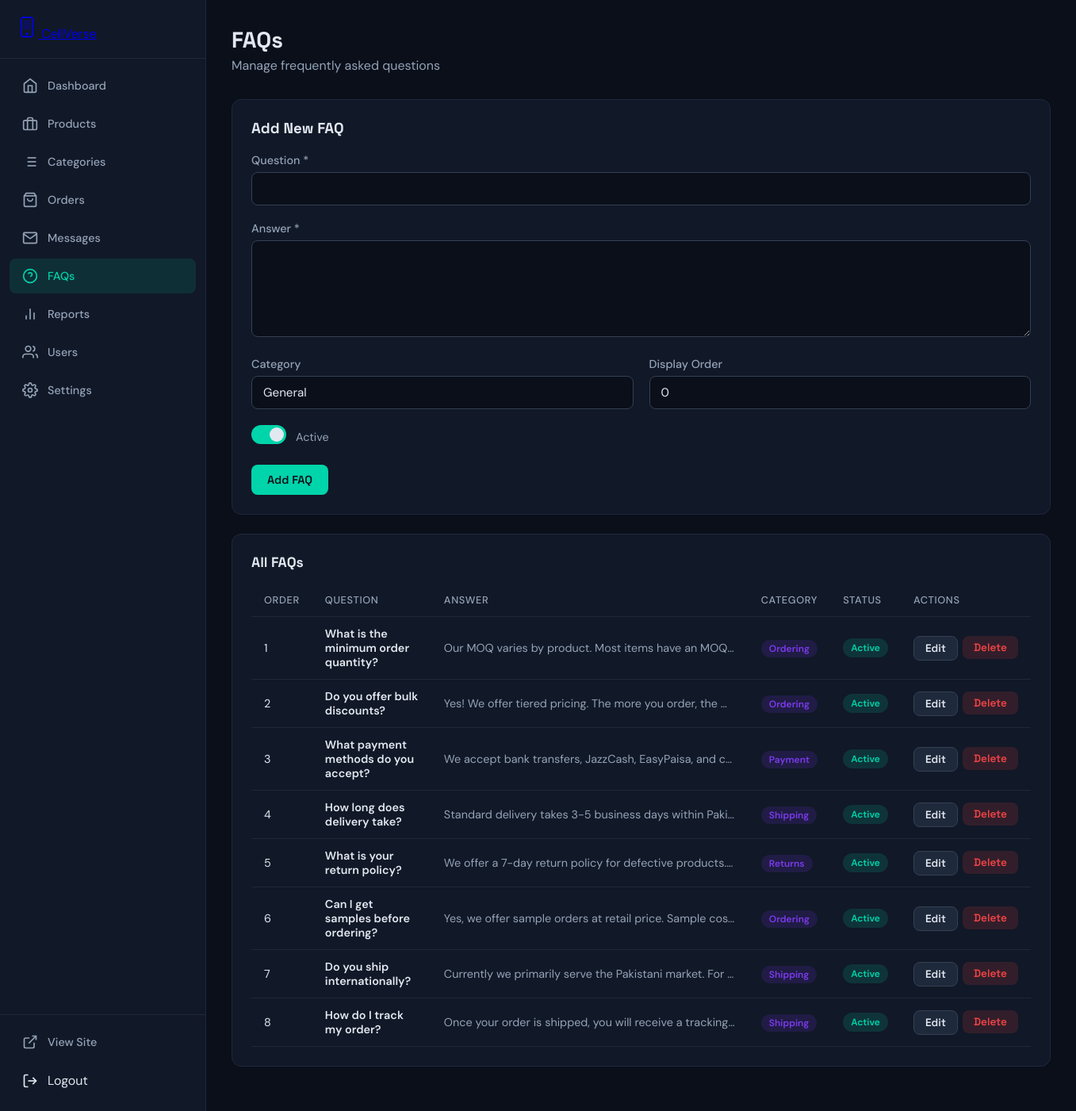
The page /admin/faqs.php (signed in) on the database its author committed.
### tables this page shows
CREATE TABLE IF NOT EXISTS faqs (
    id INT AUTO_INCREMENT PRIMARY KEY,
    question VARCHAR(500) NOT NULL,
    answer TEXT NOT NULL,
    category VARCHAR(100) DEFAULT 'General',
    display_order INT DEFAULT 0,
    is_active TINYINT(1) DEFAULT 1,
    created_at TIMESTAMP DEFAULT CURRENT_TIMESTAMP
);

### admin/faqs.php (the view, shortened to what this page needs)
<?php
$db = getDB();
$edit_faq = null;
$faqs = $db->query("SELECT * FROM faqs ORDER BY display_order ASC, id ASC")->fetchAll();
?>
<!DOCTYPE html>
<html lang="en">
<head>
    <link rel="stylesheet" href="style.css">
</head>
<body>
    <div class="admin-layout">
        <?php include 'includes/sidebar.php'; ?>
        <main class="admin-main">
            <div class="admin-header">
                <h1>FAQs</h1>
                <p>Manage frequently asked questions</p>
            </div>
            <div class="form-card">
                <h3><?php echo $edit_faq ? 'Edit FAQ' : 'Add New FAQ'; ?></h3>
                <form method="POST">
                    <div class="form-group">
                        <label for="question">Question *</label>
                        <input type="text" id="question" name="question" required maxlength="500"
                               value="<?php echo htmlspecialchars($edit_faq['question'] ?? ''); ?>">
                    </div>
                    <div class="form-group">
                        <label for="answer">Answer *</label>
                        <textarea id="answer" name="answer" rows="5" required maxlength="5000"><?php echo htmlspecialchars($edit_faq['answer'] ?? ''); ?></textarea>
                    </div>
                    <div class="form-row">
                        <div class="form-group">
                            <label for="category">Category</label>
                            <input type="text" id="category" name="category" list="faq-categories" maxlength="100"
                                   value="<?php echo htmlspecialchars($edit_faq['category'] ?? 'General'); ?>">
                        </div>
                        <div class="form-group">
                            <label for="display_order">Display Order</label>
                            <input type="number" id="display_order" name="display_order" min="0" max="10000"
                                   value="<?php echo $edit_faq['display_order'] ?? 0; ?>">
                        </div>
                    </div>
                    <div class="form-group" style="display:flex; align-items:center; gap:12px;">
                        <label class="toggle-switch">
                            <span class="toggle-slider"></span>
                        </label>
                        <span style="color:#94a3b8; font-size:0.9rem;">Active</span>
                    </div>
                    <div style="display:flex; gap:10px;">
                        <button type="submit" class="btn btn-primary"><?php echo $edit_faq ? 'Update FAQ' : 'Add FAQ'; ?></button>
                    </div>
                </form>
            </div>
            <div class="admin-card">
                <h3>All FAQs</h3>
                <?php if (empty($faqs)): ?>
                    <div class="empty-state">
                        <svg width="48" height="48" viewBox="0 0 24 24" fill="none" stroke="currentColor" stroke-width="1.5"><circle cx="12" cy="12" r="10"/><path d="M9.09 9a3 3 0 015.83 1c0 2-3 3-3 3"/><line x1="12" y1="17" x2="12.01" y2="17"/></svg>
                        <p>No FAQs yet.</p>
                    </div>
                <?php else: ?>
                    <div class="admin-table-wrapper">
                        <table class="admin-table">
                            <thead>
                                <tr>
                                    <th>Order</th>
                                    <th>Question</th>
                                    <th>Answer</th>
                                    <th>Category</th>
                                    <th>Status</th>
                                    <th>Actions</th>
                                </tr>
                            </thead>
                            <tbody>
                                <?php foreach ($faqs as $faq): ?>
                                    <tr>
                                        <td><?php echo $faq['display_order']; ?></td>
                                        <td class="faq-question"><?php echo htmlspecialchars($faq['question']); ?></td>
                                        <td class="faq-answer"><?php echo htmlspecialchars($faq['answer']); ?></td>
                                        <td><span class="faq-cat-badge"><?php echo htmlspecialchars($faq['category']); ?></span></td>
                                        <td>
                                            <?php if ($faq['is_active']): ?>
                                                <span class="badge badge-delivered">Active</span>
                                            <?php else: ?>
                                                <span class="badge badge-cancelled">Inactive</span>
                                            <?php endif; ?>
                                        </td>
                                        <td>
                                            <div style="display:flex; gap:6px;">
                                                <a href="?edit=<?php echo $faq['id']; ?>" class="btn btn-secondary btn-sm">Edit</a>
                                                <form method="POST" style="display:inline;" onsubmit="return confirm('Delete this FAQ?');">
                                                    <button type="submit" class="btn btn-danger btn-sm">Delete</button>
                                                </form>
                                            </div>
                                        </td>
                                    </tr>
                                <?php endforeach; ?>
                            </tbody>
                        </table>
                    </div>
                <?php endif; ?>
            </div>
        </main>
    </div>
</body>
</html>

### admin/style.css (style rules this page uses)
* { margin: 0; padding: 0; box-sizing: border-box; }
body { font-family: 'DM Sans', sans-serif; background: #0a0f1a; color: #e2e8f0; min-height: 100vh; }
.admin-layout { display: flex; min-height: 100vh; }
.admin-main { flex: 1; margin-left: 260px; padding: 32px; min-height: 100vh; }
.admin-header { margin-bottom: 32px; }
.admin-header h1 { font-family: 'Space Grotesk', sans-serif; font-size: 1.75rem; margin-bottom: 4px; }
.admin-header p { color: #94a3b8; }
.admin-card { background: #111827; border: 1px solid #1e293b; border-radius: 12px; padding: 24px; margin-bottom: 24px; }
.admin-card h3 { font-family: 'Space Grotesk', sans-serif; font-size: 1.1rem; margin-bottom: 16px; }
.admin-table-wrapper { overflow-x: auto; }
.admin-table { width: 100%; border-collapse: collapse; }
.admin-table th, .admin-table td { padding: 12px 16px; text-align: left; border-bottom: 1px solid #1e293b; font-size: 0.9rem; }
.admin-table th { color: #94a3b8; font-weight: 500; font-size: 0.8rem; text-transform: uppercase; letter-spacing: 0.05em; }
.badge { display: inline-block; padding: 4px 10px; border-radius: 20px; font-size: 0.75rem; font-weight: 600; text-transform: capitalize; }
.badge-delivered { background: rgba(0, 212, 170, 0.15); color: #00d4aa; }
.form-group { margin-bottom: 20px; }
.form-group label { display: block; margin-bottom: 6px; color: #94a3b8; font-size: 0.9rem; font-weight: 500; }
.form-group input, .form-group textarea, .form-group select { width: 100%; padding: 10px 14px; background: #0a0f1a; border: 1px solid #334155; border-radius: 8px; color: #e2e8f0; font-family: 'DM Sans', sans-serif; font-size: 0.95rem; }
.form-group textarea { min-height: 100px; resize: vertical; }
.form-row { display: grid; grid-template-columns: 1fr 1fr; gap: 20px; }
.btn { display: inline-flex; align-items: center; gap: 8px; padding: 10px 20px; border-radius: 8px; font-family: 'Space Grotesk', sans-serif; font-size: 0.9rem; font-weight: 600; border: none; cursor: pointer; text-decoration: none; transition: all 0.2s; }
.btn-primary { background: #00d4aa; color: #0a0f1a; }
.btn-secondary { background: #1e293b; color: #e2e8f0; border: 1px solid #334155; }
.btn-danger { background: rgba(239, 68, 68, 0.15); color: #ef4444; }
.btn-sm { padding: 6px 14px; font-size: 0.85rem; }

### admin/faqs.php (style rules this page uses)
.form-card { background: #111827; border: 1px solid #1e293b; border-radius: 12px; padding: 24px; margin-bottom: 24px; }
.form-card h3 { font-family: 'Space Grotesk', sans-serif; margin-bottom: 20px; }
.toggle-switch { position: relative; display: inline-block; width: 44px; height: 24px; }
.toggle-slider { position: absolute; cursor: pointer; top: 0; left: 0; right: 0; bottom: 0; background: #334155; border-radius: 24px; transition: 0.3s; }
.toggle-slider:before { content: ""; position: absolute; height: 18px; width: 18px; left: 3px; bottom: 3px; background: #e2e8f0; border-radius: 50%; transition: 0.3s; }
.toggle-switch input:checked + .toggle-slider { background: #00d4aa; }
.toggle-switch input:checked + .toggle-slider:before { transform: translateX(20px); }
.faq-question { font-weight: 600; color: #e2e8f0; margin-bottom: 4px; }
.faq-answer { color: #94a3b8; font-size: 0.85rem; max-width: 400px; white-space: nowrap; overflow: hidden; text-overflow: ellipsis; }
.faq-cat-badge { background: rgba(124, 58, 237, 0.15); color: #7c3aed; padding: 3px 10px; border-radius: 12px; font-size: 0.75rem; font-weight: 600; }

### rows shown on the page
faqs: display_order "1", question "What is the minimum order quantity?", answer "Our MOQ varies by product. Most items have an MOQ…", category "Ordering", is_active "Active"
faqs: display_order "2", question "Do you offer bulk discounts?", answer "Yes! We offer tiered pricing. The more you order, the…", category "Ordering", is_active "Active"
faqs: display_order "3", question "What payment methods do you accept?", answer "We accept bank transfers, JazzCash, EasyPaisa, and c…", category "Payment", is_active "Active"
faqs: display_order "4", question "How long does delivery take?", answer "Standard delivery takes 3-5 business days within Paki…", category "Shipping", is_active "Active"
faqs: display_order "5", question "What is your return policy?", answer "We offer a 7-day return policy for defective products.…", category "Returns", is_active "Active"
faqs: display_order "6", question "Can I get samples before ordering?", answer "Yes, we offer sample orders at retail price. Sample cos…", category "Ordering", is_active "Active"
faqs: display_order "7", question "Do you ship internationally?", answer "Currently we primarily serve the Pakistani market. For…", category "Shipping", is_active "Active"
faqs: display_order "8", question "How do I track my order?", answer "Once your order is shipped, you will receive a tracking…", category "Shipping", is_active "Active"
